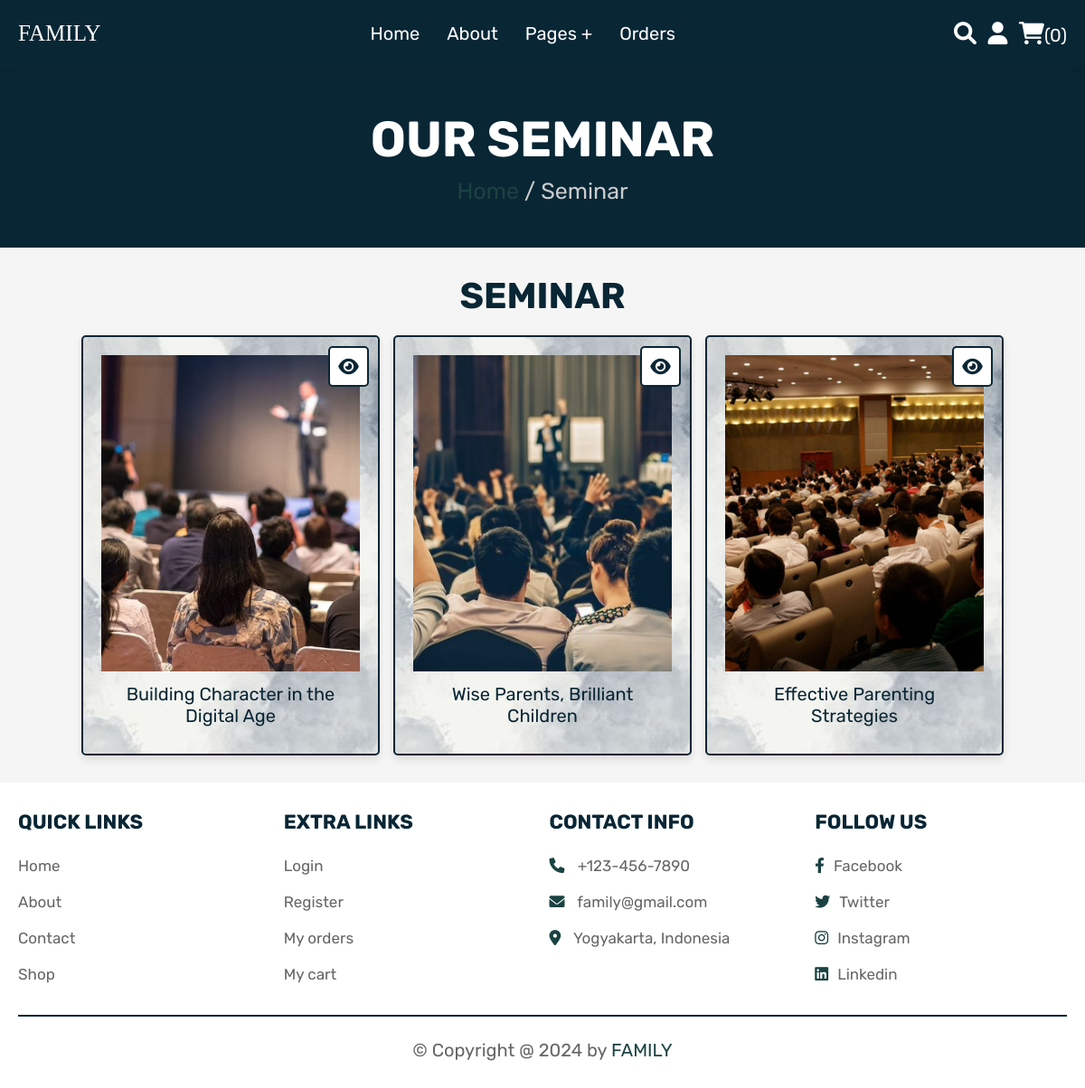
The page /seminar.php on the database its author committed.
### tables this page shows
CREATE TABLE `seminar` (
  `id` int(11) NOT NULL,
  `name` varchar(100) NOT NULL,
  `location` varchar(255) NOT NULL,
  `time` varchar(255) NOT NULL,
  `price` varchar(255) NOT NULL,
  `contact` varchar(255) NOT NULL,
  `details` varchar(500) NOT NULL,
  `image` varchar(100) NOT NULL
);

### seminar.php (the view, shortened to what this page needs)
<!DOCTYPE html>
<html lang="en">
<head>
   <link rel="stylesheet" href="https://cdnjs.cloudflare.com/ajax/libs/font-awesome/6.0.0/css/all.min.css">
   <link rel="stylesheet" href="css/style.css">
</head>
<body>
<?php @include 'header.php'; ?>
<section class="heading">
    <h3>our seminar</h3>
    <p> <a href="home.php">Home</a> / Seminar </p>
</section>
<section class="products">
   <h1 class="title">seminar</h1>
   <div class="box-container">
      <?php
         $select_products = mysqli_query($conn, "SELECT * FROM `seminar`") or die('query failed');
         if (mysqli_num_rows($select_products) > 0) {
            while ($fetch_products = mysqli_fetch_assoc($select_products)) {
      ?>
      <form action="" method="POST" class="box">
         <a href="view_page.php?pid=<?php echo $fetch_products['id']; ?>" class="fas fa-eye"></a>
         <img src="uploaded_img/<?php echo $fetch_products['image']; ?>" alt="" class="image">
         <div class="name"><?php echo $fetch_products['name']; ?></div>
      </form>
      <?php
         }
      } else {
         echo '<p class="empty">No seminar added yet!</p>';
      }
      ?>
   </div>
</section>
<?php @include 'footer.php'; ?>
</body>
</html>

### css/style.css (style rules this page uses)
:root { --green:#1B4242; --red:#5C8374; --orange:#9EC8B9; --black:#092635; --white:#fff; --light-color:#666; --light-white:#ccc; --light-bg:#f5f5f5; --border:.2rem solid var(--black); --box-shadow:0 .5rem 1rem rgba(0,0,0,.1); }
* { font-family: 'Rubik', sans-serif; margin:0; padding:0; box-sizing: border-box; outline: none; border:none; text-decoration: none; transition:all .2s linear; }
html { font-size: 62.5%; overflow-x: hidden; scroll-behavior: smooth; scroll-padding-top: 6.5rem; }
body { background: var(--light-bg); }
section { padding:3rem 2rem; }
.heading { display: flex; flex-flow: column; align-items: center; justify-content: center; gap:1rem; background-color: var(--black); text-align: center; min-height: 25vh; }
.heading h3 { font-size: 5.5rem; color:var(--white); text-transform: uppercase; }
.heading p { font-size: 2.5rem; color:var(--light-white); }
.heading p a { color:var(--green); }
.title { text-align: center; margin-bottom: 2rem; color:var(--black); text-transform: uppercase; font-size: 4rem; }
.products .box-container { max-width: 1200px; margin:0 auto; display: grid; grid-template-columns: repeat(auto-fit, 33rem); gap:1.5rem; align-items: flex-start; justify-content: center; }
.products .box-container .box { background:url(../images/order.jpg) no-repeat; background-size: cover; background-position: center; background-color: var(--white); border:var(--border); box-shadow: var(--box-shadow); border-radius: .5rem; padding:2rem; text-align: center; position: relative; height: 100%; }
.products .box-container .box .image { height: 35rem; width: 100%; object-fit: cover; }
.products .box-container .box .fa-eye, .products .box-container .box .price { position: absolute; top:1rem; border-radius: .5rem; }
.products .box-container .box .fa-eye { right:1rem; height: 4.5rem; width: 4.5rem; line-height: 4.2rem; font-size: 2rem; background-color: var(--white); color:var(--black); border:var(--border); }
.products .box-container .box .name { margin:1rem; font-size: 2rem; color:var(--black); }

### rows shown on the page
seminar: image (picture), name "Building Character in the Digital Age"
seminar: image (picture), name "Wise Parents, Brilliant Children"
seminar: image (picture), name "Effective Parenting Strategies"
